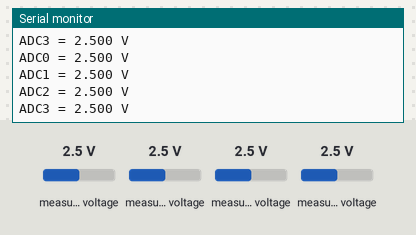
Bench run of a sketch on a simulated Arduino Uno, built with avr-gcc and run on an emulated ATmega328P. Shown: the last lines printed to the serial monitor. Inputs (shaded band) come from the test bench; at power-on: measured voltage 2.5 V.

Above: at 1.2 s.
1.3 s: measured voltage (sensor 200) set to 0.1 V
2.8 s: measured voltage (sensor 201) set to 0.1 V
At 3.02 s:
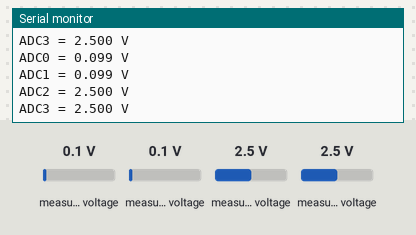
4.3 s: measured voltage (sensor 202) set to 0.1 V
At 4.57 s:
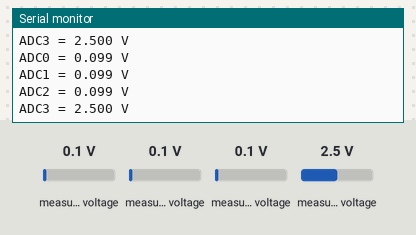
5.8 s: measured voltage (sensor 203) set to 0.1 V
At 6.11 s:
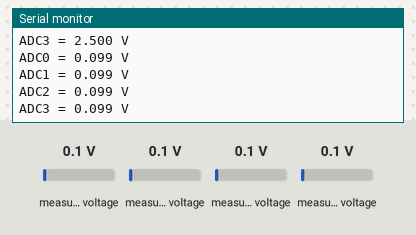
7.3 s: measured voltage (sensor 200) set to 1.2 V
8.8 s: measured voltage (sensor 201) set to 1.2 V
At 9.2 s:
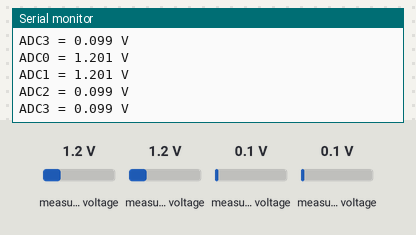
Timing chart, 0 to 11.3 s (numbered marks = the images above; inputs shaded):
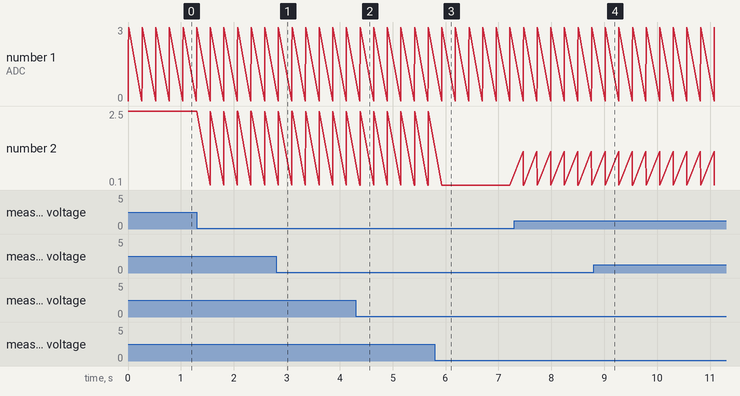

Measured:
- after the input at 2.8 s, the serial monitor: prints a new line at once (image 1)
- after the input at 4.3 s, the serial monitor: prints a new line after 0.08 s (image 2)
- after the input at 5.8 s, the serial monitor: prints a new line after 0.13 s (image 3)
- after the input at 8.8 s, the serial monitor: prints a new line after 0.22 s (image 4)

The sketch:

i2c_board_ads1015_test.ino
```cpp
/*
  Пример работы с АЦП ADS1015 в плате расширения I2C
  Created by Rostislav Varzar
*/
#include <Wire.h>
#include <Adafruit_ADS1015.h>

Adafruit_ADS1015 ads;

void setup() {
  // Инициализация последовательного порта
  Serial.begin(115200);
  // Инициализация АЦП
  ads.setGain(GAIN_TWOTHIRDS);
  ads.begin();
}

void loop() {
  // Измерение
  float adc0 = (float)ads.readADC_SingleEnded(0) / 2047.0 * 6.144;
  float adc1 = (float)ads.readADC_SingleEnded(1) / 2047.0 * 6.144;
  float adc2 = (float)ads.readADC_SingleEnded(2) / 2047.0 * 6.144;
  float adc3 = (float)ads.readADC_SingleEnded(3) / 2047.0 * 6.144;
  // Вывод измеренных значений в терминал
  Serial.println("ADC0 = " + String(adc0, 3) + " V");
  Serial.println("ADC1 = " + String(adc1, 3) + " V");
  Serial.println("ADC2 = " + String(adc2, 3) + " V");
  Serial.println("ADC3 = " + String(adc3, 3) + " V");
  delay(250);
}
```
